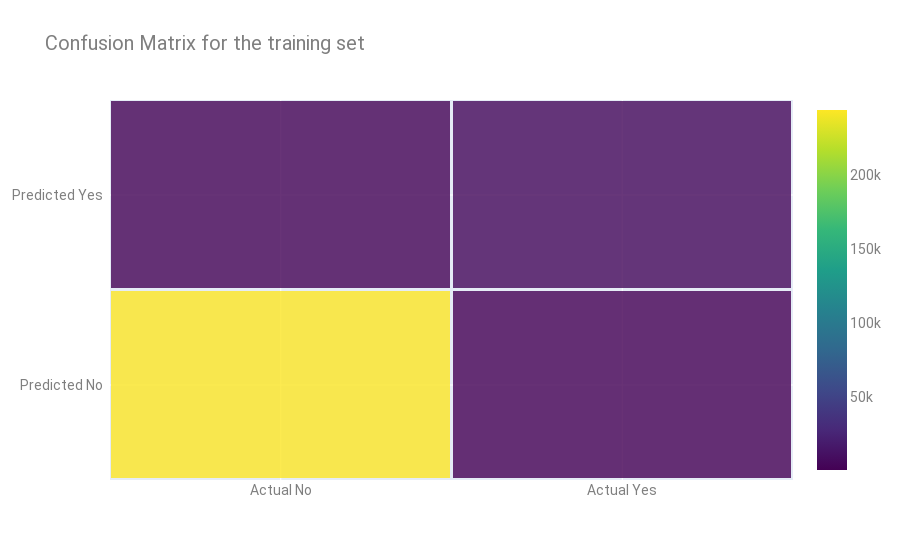

Notebook code cell kept with this figure:
### Markdown cell above
*Plotly*

### Code cell
fig = go.Figure(data=go.Heatmap(
    z=conf_matrix_train,
    y=["Predicted No  ", "Predicted Yes  "], 
    x=["Actual No", "Actual Yes"],
    opacity=0.8,
    xgap=3,
    ygap=3,
    colorscale="viridis"))

fig.update_layout(
    title="Confusion Matrix for the training set",
    font=dict(
        family="Roboto, monospace",
        size=14,
        color="#7f7f7f"
    )
)

fig.show()

### Figure 1 — Plotly figure (JSON) as saved in the notebook; plotly's stock layout.template omitted (floating-point values rounded to 4 significant figures)
{"data": [{"colorscale": [[0, "#440154"], [0.1111, "#482878"], [0.2222, "#3e4989"], [0.3333, "#31688e"], [0.4444, "#26828e"], [0.5556, "#1f9e89"], [0.6667, "#35b779"], [0.7778, "#6ece58"], [0.8889, "#b5de2b"], [1, "#fde725"]], "opacity": 0.8, "type": "heatmap", "x": ["Actual No", "Actual Yes"], "xgap": 3, "y": ["Predicted No  ", "Predicted Yes  "], "ygap": 3, "z": [[243844, 956], [2537, 5623]]}], "layout": {"font": {"color": "#7f7f7f", "family": "Roboto, monospace", "size": 14}, "title": {"text": "Confusion Matrix for the training set"}}}
